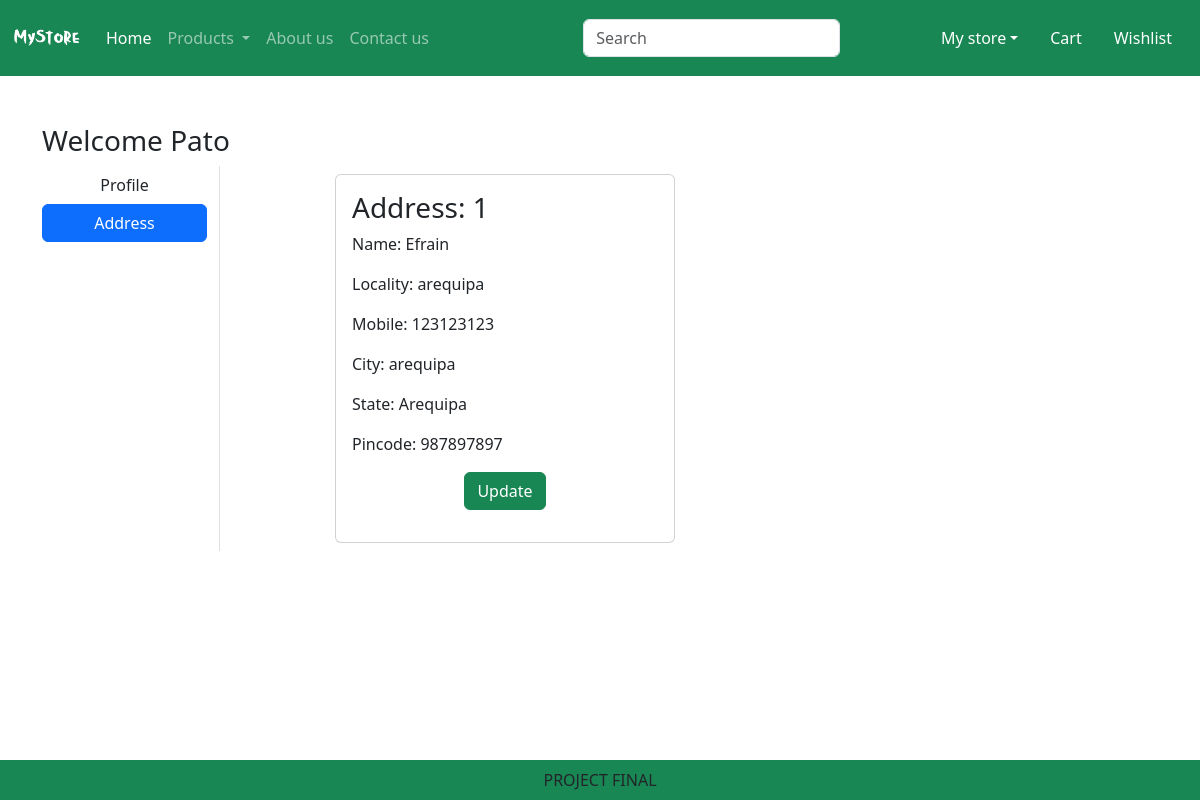
The page /address/ (signed in) on the database its author committed.
### app/models.py (models this page shows, shortened)
class Customer(models.Model):
    user=models.ForeignKey(User, on_delete=models.CASCADE)
    name=models.CharField(max_length=200)
    locality=models.CharField(max_length=200)
    city=models.CharField(max_length=50)
    mobile=models.IntegerField(default=0)
    zipcode=models.IntegerField()
    state=models.CharField(choices=STATE_CHOICES, max_length=100)

### app/views.py (the view)
# urls.py: path('address/', views.address , name='address'),
def address(request):
    add = Customer.objects.filter(user=request.user)
    return render(request,'app/address.html', locals())

### app/templates/app/address.html (shortened to what this page needs)
{% extends 'app/base.html' %}
{% load static %}
{% block main-content %}
<div class ="container my-5">
    <div class ="row">
        <h3>Welcome <span class="text-capitalize">{{request.user}}</span></h3>
        <div class="col-sm-2 border-end">
            <ul class="list-unstyled">
                <li class="d-grid"><a href ="{% url 'profile' %}" class="btn">Profile</a></li>
                <li class="d-grid"><a href ="{% url 'address' %}" class="btn btn-primary">Address</a></li>
            </ul>
        </div>
        <div class="col-sm-8 offset-sm-1">
            <div class="row">
                {% for ad in add %}
                <div class ="col-sm-6">
                    <div class ="card m-2">
                        <div class ="card-body">
                            <h3>Address: {{forloop.counter}}</h3>
                            <p>Name: {{ad.name}}</p>
                            <p>Locality: {{ad.locality}}</p>
                            <p>Mobile: {{ad.mobile}}</p>
                            <p>City: {{ad.city}}</p>
                            <p>State: {{ad.state}}</p>
                            <p>Pincode: {{ad.zipcode}}</p>
                            <p class="text-center"><a href="{% url 'updateAddress' pk=ad.id %}" type="button" class="btn btn-success">Update</a></p>
                        </div>
                    </div>
                </div>
                {% endfor %}
            </div>
        </div>
    </div>
</div>
{% endblock main-content %}

### rows shown on the page
Customer: name "Efrain", locality "arequipa", mobile "123123123", city "arequipa", state "Arequipa", zipcode "987897897"

### other values the page prints
{{ request.user }} "Pato"
